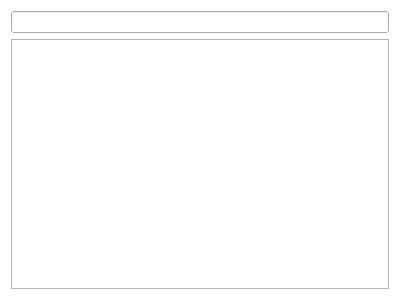
<?xml version="1.0" encoding="UTF-8"?>
<ui version="4.0">
 <class>sftpWindow</class>
 <widget class="QWidget" name="sftpWindow">
  <property name="geometry">
   <rect>
    <x>0</x>
    <y>0</y>
    <width>400</width>
    <height>300</height>
   </rect>
  </property>
  <property name="windowTitle">
   <string>sftpWindow</string>
  </property>
  <property name="styleSheet">
   <string notr="true">#sftpWindow{background-color:transparent;border:0px;}</string>
  </property>
  <layout class="QGridLayout" name="gridLayout">
   <item row="0" column="0">
    <layout class="QHBoxLayout" name="horizontalLayout_top">
     <item>
      <layout class="QHBoxLayout" name="horizontalLayout_top_left_btn"/>
     </item>
     <item>
      <widget class="ElaLineEdit" name="lineEdit_url"/>
     </item>
     <item>
      <layout class="QHBoxLayout" name="horizontalLayout_top_right_btn"/>
     </item>
    </layout>
   </item>
   <item row="1" column="0">
    <widget class="ElaTableView" name="tableWidget_list"/>
   </item>
  </layout>
 </widget>
 <customwidgets>
  <customwidget>
   <class>ElaLineEdit</class>
   <extends>QLineEdit</extends>
   <header location="global">ElaLineEdit.h</header>
  </customwidget>
  <customwidget>
   <class>ElaTableView</class>
   <extends>QTableWidget</extends>
   <header location="global">ElaTableView.h</header>
  </customwidget>
 </customwidgets>
 <resources/>
 <connections/>
</ui>
